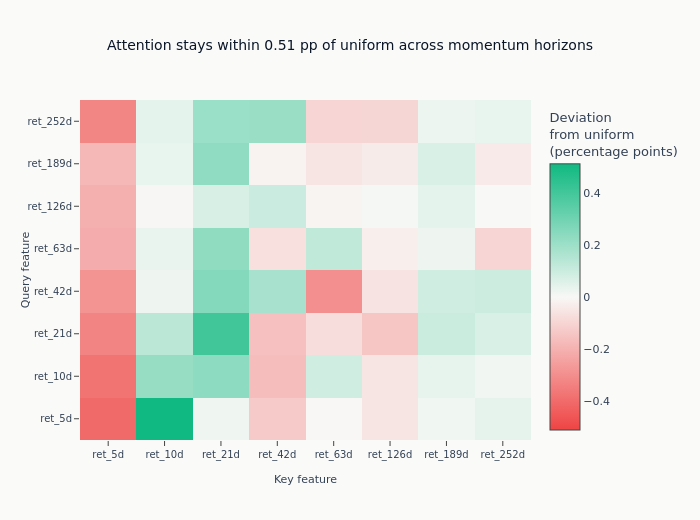

Here is the notebook cell this chart was saved with:
### Markdown cell above
### iTransformer Attention Weights

Because iTransformer applies attention over features (not time steps), the
attention matrix reveals which feature pairs the model considers related.
We extract weights from the first encoder layer and compare them with the
uniform 1/N reference. Attention weights are a model diagnostic, not a causal
feature-importance measure.

### Code cell
# Extract first-layer attention from iTransformer's self_attn module. Calling
# self_attn with need_weights=True is the supported way to read attention from
# the standard PyTorch TransformerEncoderLayer; we feed the input the encoder
# itself sees after instance normalization and input projection, so the weights correspond to the same
# computation the model is performing during evaluation. Evenly spaced holdout
# rows cover the panel rather than taking one contiguous asset block.
itrans.eval()
sample_idx = np.linspace(0, len(X_test) - 1, num=min(512, len(X_test)), dtype=int)
X_sample = torch.FloatTensor(X_test[sample_idx]).to(DEVICE)
with torch.no_grad():
    means = X_sample.mean(dim=1, keepdim=True)
    variances = X_sample.var(dim=1, keepdim=True, unbiased=False)
    x_normalized = (X_sample - means) / torch.sqrt(variances + 1e-5)
    x_inv = x_normalized.permute(0, 2, 1)  # (batch, n_features, lookback)
    x_proj = itrans.input_proj(x_inv)
    first_layer = itrans.encoder.layers[0]
    _, attn = first_layer.self_attn(x_proj, x_proj, x_proj, need_weights=True)
avg_attn = attn.mean(dim=0).cpu().numpy()  # (n_features, n_features)
uniform_attention = 1 / len(FEATURE_COLS)
attention_deviation_pp = 100 * (avg_attn - uniform_attention)

fig = go.Figure(
    go.Heatmap(
        z=attention_deviation_pp,
        x=FEATURE_COLS,
        y=FEATURE_COLS,
        zmid=0,
        colorscale=[
            [0, COLORS["negative"]],
            [0.5, COLORS["silver"]],
            [1, COLORS["positive"]],
        ],
        colorbar_title="Deviation<br>from uniform<br>(percentage points)",
        hovertemplate=(
            "Query: %{y}<br>Key: %{x}<br>Deviation from uniform: %{z:.2f} pp<extra></extra>"
        ),
    )
)
max_attention_deviation = float(np.max(np.abs(attention_deviation_pp)))
fig.update_layout(
    title=f"Attention stays within {max_attention_deviation:.2f} pp of uniform across momentum horizons",
    xaxis_title="Key feature",
    yaxis_title="Query feature",
    width=700,
    height=520,
)
fig.show()

### Figure 1 — Plotly figure (JSON) as saved in the notebook; plotly's stock layout.template omitted (floating-point values rounded to 4 significant figures)
{"data": [{"colorbar": {"title": {"text": "Deviation<br>from uniform<br>(percentage points)"}}, "colorscale": [[0, "#ef4444"], [0.5, "#F8F8F6"], [1, "#10b981"]], "hovertemplate": "Query: %{y}<br>Key: %{x}<br>Deviation from uniform: %{z:.2f} pp<extra></extra>", "type": "heatmap", "x": ["ret_5d", "ret_10d", "ret_21d", "ret_42d", "ret_63d", "ret_126d", "ret_189d", "ret_252d"], "y": ["ret_5d", "ret_10d", "ret_21d", "ret_42d", "ret_63d", "ret_126d", "ret_189d", "ret_252d"], "z": [[-0.4038, 0.5117, 0.01965, -0.1296, -0.003836, -0.05294, 0.01817, 0.0406], [-0.3759, 0.2167, 0.2369, -0.164, 0.09092, -0.05536, 0.03648, 0.01426], [-0.3304, 0.1355, 0.4029, -0.1582, -0.07809, -0.1419, 0.1014, 0.06885], [-0.2851, 0.0221, 0.2557, 0.1758, -0.2956, -0.05625, 0.08922, 0.09416], [-0.2135, 0.03277, 0.2309, -0.06932, 0.1244, -0.02805, 0.02131, -0.09846], [-0.2057, -0.006528, 0.07027, 0.1016, -0.01088, 0.009356, 0.0431, -0.001279], [-0.1829, 0.03447, 0.2289, -0.01666, -0.0535, -0.03822, 0.06866, -0.04077], [-0.3236, 0.04406, 0.2065, 0.2084, -0.0981, -0.0958, 0.02424, 0.03434]], "zmid": 0}], "layout": {"height": 520, "title": {"text": "Attention stays within 0.51 pp of uniform across momentum horizons"}, "width": 700, "xaxis": {"title": {"text": "Key feature"}}, "yaxis": {"title": {"text": "Query feature"}}}}
